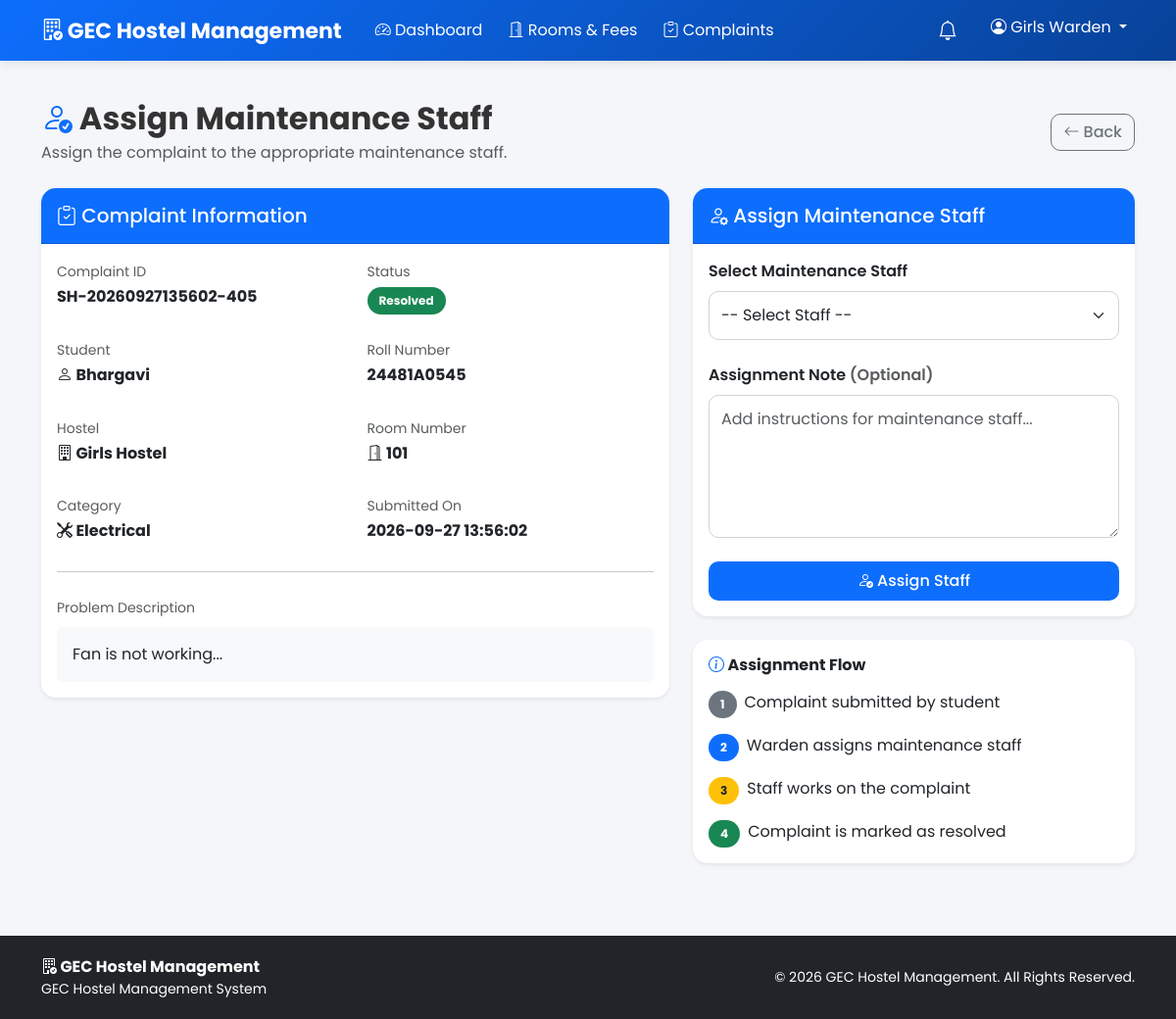
/warden/complaint/1/assign (signed in), run on the app's committed database.
### tables this page shows
CREATE TABLE complaints (
            id INTEGER PRIMARY KEY AUTOINCREMENT,
            complaint_id TEXT UNIQUE NOT NULL,
            student_id INTEGER NOT NULL,
            hostel_type TEXT NOT NULL,
            room_number TEXT NOT NULL,
            category TEXT NOT NULL,
            description TEXT NOT NULL,
            photo TEXT,
            status TEXT NOT NULL DEFAULT 'Submitted',
            assigned_staff_id INTEGER,
            created_at TEXT NOT NULL,
            resolved_at TEXT, resolution_photo TEXT, feedback_rating INTEGER, feedback_comment TEXT, feedback_at TEXT,
            FOREIGN KEY (student_id)
                REFERENCES users(id)
                ON DELETE CASCADE,
            FOREIGN KEY (assigned_staff_id)
                REFERENCES staff(id)
                ON DELETE SET NULL
        );

CREATE TABLE users (
            id INTEGER PRIMARY KEY AUTOINCREMENT,
            roll_number TEXT UNIQUE,
            username TEXT UNIQUE NOT NULL,
            password TEXT NOT NULL,
            name TEXT NOT NULL,
            role TEXT NOT NULL,
            hostel_type TEXT
        , created_at TEXT, account_status
            TEXT NOT NULL DEFAULT 'approved', email
            TEXT, room_preference
            TEXT, room_type
            TEXT, room_number
            TEXT);

### app.py (the view, shortened to what this page needs)
@app.route(
    "/warden/complaint/<int:complaint_id>/assign",
    methods=["GET", "POST"]
)
def assign_staff(complaint_id):
    if not role_required("warden"):
        return redirect(url_for("login"))
    hostel_type = session.get(
        "hostel_type"
    )
    conn = get_db()
    complaint = conn.execute("""
        SELECT
            c.*,
            u.name AS student_name,
            u.roll_number
        FROM complaints c
        JOIN users u
            ON c.student_id = u.id
        WHERE c.id = ?
          AND c.hostel_type = ?
    """, (
        complaint_id,
        hostel_type
    )).fetchone()
    staff = conn.execute("""
        SELECT
            s.id,
            s.name,
            s.phone,
            s.department,
            s.hostel_type,
            u.username
        FROM staff s
        JOIN users u
            ON s.user_id = u.id
        WHERE s.hostel_type = ?
        ORDER BY s.department, s.name
    """, (
        hostel_type,
    )).fetchall()
    conn.close()
    return render_template(
        "warden/assign_staff.html",
        complaint=complaint,
        staff=staff
    )

### app.py (called while the page is built)
def get_db():
    conn = sqlite3.connect(
        DATABASE,
        timeout=30,
        check_same_thread=False
    )
    conn.row_factory = sqlite3.Row
    try:
        conn.execute("PRAGMA busy_timeout = 30000")
        conn.execute("PRAGMA journal_mode = WAL")
        conn.execute("PRAGMA foreign_keys = ON")
    except sqlite3.Error:
        pass
    return conn

def role_required(*roles):
    if "user_id" not in session:
        return False
    return session.get("role") in roles

### templates/warden/assign_staff.html (shortened to what this page needs)
{% extends "base.html" %}
{% block content %}
<div class="container py-4">
    <div class="d-flex justify-content-between align-items-center mb-4">
        <div>
            <h2 class="fw-bold mb-1">
                <i class="bi bi-person-check text-primary"></i>
                Assign Maintenance Staff
            </h2>
            <p class="text-muted mb-0">
                Assign the complaint to the appropriate maintenance staff.
            </p>
        </div>
        <a href="{{ url_for('warden_complaint_details', complaint_id=complaint['id']) }}"
           class="btn btn-outline-secondary">
            <i class="bi bi-arrow-left"></i>
            Back
        </a>
    </div>
    <div class="row g-4">
        <div class="col-lg-7">
            <div class="card shadow-sm border-0">
                <div class="card-header bg-primary text-white py-3">
                    <h5 class="mb-0">
                        <i class="bi bi-clipboard-check"></i>
                        Complaint Information
                    </h5>
                </div>
                <div class="card-body">
                    <div class="row g-4">
                        <div class="col-md-6">
                            <small class="text-muted">Complaint ID</small>
                            <h6 class="fw-bold mt-1">
                                {{ complaint['complaint_id'] }}
                            </h6>
                        </div>
                        <div class="col-md-6">
                            <small class="text-muted">Status</small>
                            <div class="mt-1">
                                {% if complaint['status'] == 'Submitted' %}
                                    <span class="badge bg-secondary">
                                        Submitted
                                    </span>
                                {% elif complaint['status'] == 'Assigned' %}
                                    <span class="badge bg-primary">
                                        Assigned
                                    </span>
                                {% elif complaint['status'] == 'In Progress' %}
                                    <span class="badge bg-warning text-dark">
                                        In Progress
                                    </span>
                                {% elif complaint['status'] == 'Resolved' %}
                                    <span class="badge bg-success">
                                        Resolved
                                    </span>
                                {% endif %}
                            </div>
                        </div>
                        <div class="col-md-6">
                            <small class="text-muted">Student</small>
                            <h6 class="fw-bold mt-1">
                                <i class="bi bi-person"></i>
                                {{ complaint['student_name'] }}
                            </h6>
                        </div>
                        <div class="col-md-6">
                            <small class="text-muted">Roll Number</small>
                            <h6 class="fw-bold mt-1">
                                {{ complaint['roll_number'] }}
                            </h6>
                        </div>
                        <div class="col-md-6">
                            <small class="text-muted">Hostel</small>
                            <h6 class="fw-bold mt-1">
                                <i class="bi bi-building"></i>
                                {{ complaint['hostel_type'] }} Hostel
                            </h6>
                        </div>
                        <div class="col-md-6">
                            <small class="text-muted">Room Number</small>
                            <h6 class="fw-bold mt-1">
                                <i class="bi bi-door-open"></i>
                                {{ complaint['room_number'] }}
                            </h6>
                        </div>
                        <div class="col-md-6">
                            <small class="text-muted">Category</small>
                            <h6 class="fw-bold mt-1">
                                <i class="bi bi-tools"></i>
                                {{ complaint['category'] }}
                            </h6>
                        </div>
                        <div class="col-md-6">
                            <small class="text-muted">Submitted On</small>
                            <h6 class="fw-bold mt-1">
                                {{ complaint['created_at'] }}
                            </h6>
                        </div>
                    </div>
                    <hr class="my-4">
                    <div>
                        <small class="text-muted">
                            Problem Description
                        </small>
                        <div class="bg-light rounded p-3 mt-2">
                            {{ complaint['description'] }}
                        </div>
                    </div>
                </div>
            </div>
        </div>
        <div class="col-lg-5">
            <div class="card shadow-sm border-0">
                <div class="card-header bg-primary text-white py-3">
                    <h5 class="mb-0">
                        <i class="bi bi-person-gear"></i>
                        Assign Maintenance Staff
                    </h5>
                </div>
                <div class="card-body">
                    {% if staff and staff|length > 0 %}
                    <form method="POST"
                          action="{{ url_for('assign_staff', complaint_id=complaint['id']) }}">
                        <div class="mb-4">
                            <label for="staff_id" class="form-label fw-semibold">
                                Select Maintenance Staff
                            </label>
                            <select name="staff_id"
                                    id="staff_id"
                                    class="form-select"
                                    required>
                                <option value="">
                                    -- Select Staff --
                                </option>
                            </select>
                        </div>
                        <div class="mb-4">
                            <label for="note" class="form-label fw-semibold">
                                Assignment Note
                                <span class="text-muted">(Optional)</span>
                            </label>
                            <textarea name="note"
                                      id="note"
                                      class="form-control"
                                      rows="5"
                                      placeholder="Add instructions for maintenance staff..."></textarea>
                        </div>
                        <button type="submit"
                                class="btn btn-primary w-100 py-2">
                            <i class="bi bi-person-check"></i>
                            Assign Staff
                        </button>
                    </form>
                    {% endif %}
                </div>
            </div>
            <div class="card border-0 shadow-sm mt-4">
                <div class="card-body">
                    <h6 class="fw-bold">
                        <i class="bi bi-info-circle text-primary"></i>
                        Assignment Flow
                    </h6>
                    <div class="mt-3">
                        <div class="d-flex mb-3">
                            <span class="badge bg-secondary me-2">1</span>
                            <span>Complaint submitted by student</span>
                        </div>
                        <div class="d-flex mb-3">
                            <span class="badge bg-primary me-2">2</span>
                            <span>Warden assigns maintenance staff</span>
                        </div>
                        <div class="d-flex mb-3">
                            <span class="badge bg-warning text-dark me-2">3</span>
                            <span>Staff works on the complaint</span>
                        </div>
                        <div class="d-flex">
                            <span class="badge bg-success me-2">4</span>
                            <span>Complaint is marked as resolved</span>
                        </div>
                    </div>
                </div>
            </div>
        </div>
    </div>
</div>
{% endblock %}

### static/css/style.css (style rules this page uses)
* { margin:0; padding:0; box-sizing:border-box; }
body { font-family:'Poppins',sans-serif; background:#f4f6f9; color:#333; min-height:100vh; }
.card { border:none; border-radius:15px; overflow:hidden; transition:0.3s; }
.card-header { font-weight:600; }
.btn { border-radius:10px; font-weight:500; }
.btn-primary { background:#0d6efd; border:none; }
.badge { padding:8px 12px; border-radius:20px; font-size:12px; }
.form-control, .form-select { border-radius:10px; padding:12px; border:1px solid #ced4da; }
label { font-weight:500; }

### data on the page
complaints: complaint_id "SH-20260927135602-405", hostel_type "Girls", room_number "101", category "Electrical", created_at "2026-09-27 13:56:02", description "Fan is not working..."
users: student_name "Bhargavi", roll_number "24481A0545"

### other printed values
{{ session.get('name', 'User') }} "Girls Warden"
